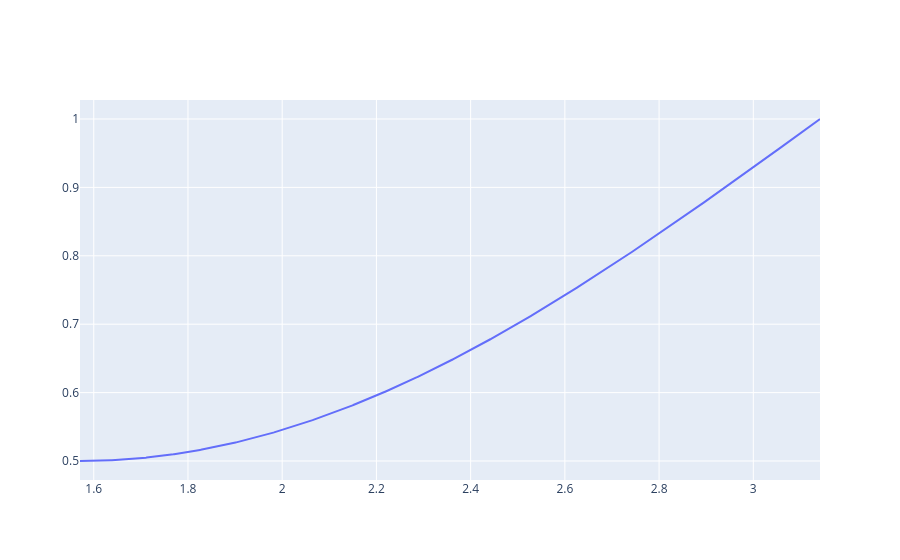

Source (notebook cell):
### Code cell
I = np.linspace(np.pi/2, np.pi, 1000)
fI = 1 - (1/2)*np.sin(I)

fig = go.Figure()
fig.add_trace(go.Scatter(x=I, y=fI, mode='lines'))
fig.show()

#funcion cumulativa

### Figure 1 — Plotly figure (JSON) as saved in the notebook; plotly's stock layout.template omitted (floating-point values rounded to 4 significant figures; data arrays with more than 128 entries replaced by an {"elided": "..."} marker saying what was removed)
{"data": [{"mode": "lines", "type": "scatter", "x": {"elided": "1000 float values"}, "y": {"elided": "1000 float values"}}], "layout": {}}
